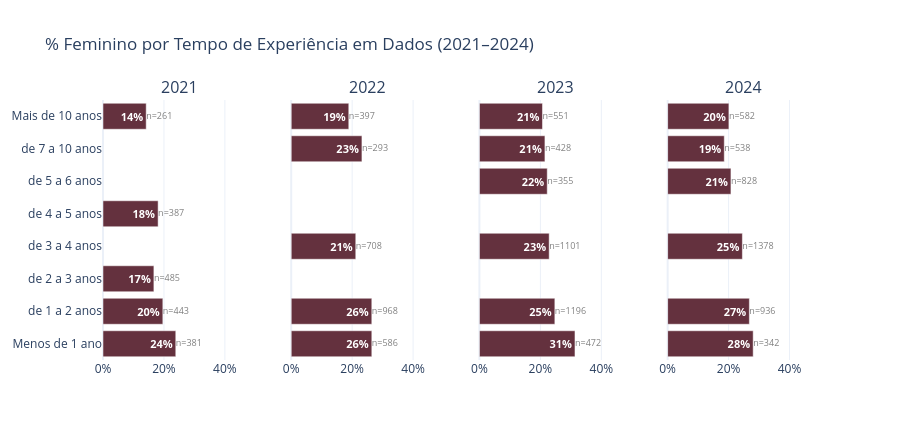

Notebook code cell kept with this figure:
### Markdown cell above
### 2.7 — Experiência na área de dados por gênero

### Code cell
TEMPO_ORDEM = [
    'Menos de 1 ano',
    'de 1 a 2 anos',
    'de 2 a 3 anos',
    'de 3 a 4 anos',
    'de 4 a 5 anos',
    'de 5 a 6 anos',
    'de 6 a 7 anos',
    'de 7 a 10 anos',
    'Mais de 10 anos',
]
 
tempo_valido = [t for t in TEMPO_ORDEM if t in df['tempo_area_dados'].dropna().unique()]
 
fig = subplots_pct_fem(
    df[df['tempo_area_dados'].isin(tempo_valido)],
    'tempo_area_dados',
    tempo_valido,
    '% Feminino por Tempo de Experiência em Dados (2021–2024)',
    height=440,
)
fig.show()

### Figure 1 — Plotly figure (JSON) as saved in the notebook; plotly's stock layout.template omitted (floating-point values rounded to 4 significant figures)
{"data": [{"customdata": [381, 443, 485, 0, 387, 0, 0, 261], "hovertemplate": "%{y}: %{x:.1f}% feminino (n=%{customdata})<extra></extra>", "marker": {"color": "#64313E"}, "orientation": "h", "showlegend": false, "text": ["<b>24%</b>", "<b>20%</b>", "<b>17%</b>", "", "<b>18%</b>", "", "", "<b>14%</b>"], "textfont": {"color": "white", "size": 11}, "textposition": "inside", "type": "bar", "x": [23.88, 19.64, 16.7, null, 18.09, null, null, 14.18], "xaxis": "x", "y": ["Menos de 1 ano", "de 1 a 2 anos", "de 2 a 3 anos", "de 3 a 4 anos", "de 4 a 5 anos", "de 5 a 6 anos", "de 7 a 10 anos", "Mais de 10 anos"], "yaxis": "y"}, {"mode": "text", "showlegend": false, "text": ["n=381", "n=443", "n=485", "n=0", "n=387", "n=0", "n=0", "n=261"], "textfont": {"color": "gray", "size": 9}, "textposition": "middle right", "type": "scatter", "x": [23.88, 19.64, 16.7, null, 18.09, null, null, 14.18], "xaxis": "x", "y": ["Menos de 1 ano", "de 1 a 2 anos", "de 2 a 3 anos", "de 3 a 4 anos", "de 4 a 5 anos", "de 5 a 6 anos", "de 7 a 10 anos", "Mais de 10 anos"], "yaxis": "y"}, {"customdata": [586, 968, 0, 708, 0, 0, 293, 397], "hovertemplate": "%{y}: %{x:.1f}% feminino (n=%{customdata})<extra></extra>", "marker": {"color": "#64313E"}, "orientation": "h", "showlegend": false, "text": ["<b>26%</b>", "<b>26%</b>", "", "<b>21%</b>", "", "", "<b>23%</b>", "<b>19%</b>"], "textfont": {"color": "white", "size": 11}, "textposition": "inside", "type": "bar", "x": [26.45, 26.45, null, 21.19, null, null, 23.21, 18.89], "xaxis": "x2", "y": ["Menos de 1 ano", "de 1 a 2 anos", "de 2 a 3 anos", "de 3 a 4 anos", "de 4 a 5 anos", "de 5 a 6 anos", "de 7 a 10 anos", "Mais de 10 anos"], "yaxis": "y2"}, {"mode": "text", "showlegend": false, "text": ["n=586", "n=968", "n=0", "n=708", "n=0", "n=0", "n=293", "n=397"], "textfont": {"color": "gray", "size": 9}, "textposition": "middle right", "type": "scatter", "x": [26.45, 26.45, null, 21.19, null, null, 23.21, 18.89], "xaxis": "x2", "y": ["Menos de 1 ano", "de 1 a 2 anos", "de 2 a 3 anos", "de 3 a 4 anos", "de 4 a 5 anos", "de 5 a 6 anos", "de 7 a 10 anos", "Mais de 10 anos"], "yaxis": "y2"}, {"customdata": [472, 1196, 0, 1101, 0, 355, 428, 551], "hovertemplate": "%{y}: %{x:.1f}% feminino (n=%{customdata})<extra></extra>", "marker": {"color": "#64313E"}, "orientation": "h", "showlegend": false, "text": ["<b>31%</b>", "<b>25%</b>", "", "<b>23%</b>", "", "<b>22%</b>", "<b>21%</b>", "<b>21%</b>"], "textfont": {"color": "white", "size": 11}, "textposition": "inside", "type": "bar", "x": [31.36, 24.75, null, 22.89, null, 22.25, 21.5, 20.69], "xaxis": "x3", "y": ["Menos de 1 ano", "de 1 a 2 anos", "de 2 a 3 anos", "de 3 a 4 anos", "de 4 a 5 anos", "de 5 a 6 anos", "de 7 a 10 anos", "Mais de 10 anos"], "yaxis": "y3"}, {"mode": "text", "showlegend": false, "text": ["n=472", "n=1196", "n=0", "n=1101", "n=0", "n=355", "n=428", "n=551"], "textfont": {"color": "gray", "size": 9}, "textposition": "middle right", "type": "scatter", "x": [31.36, 24.75, null, 22.89, null, 22.25, 21.5, 20.69], "xaxis": "x3", "y": ["Menos de 1 ano", "de 1 a 2 anos", "de 2 a 3 anos", "de 3 a 4 anos", "de 4 a 5 anos", "de 5 a 6 anos", "de 7 a 10 anos", "Mais de 10 anos"], "yaxis": "y3"}, {"customdata": [342, 936, 0, 1378, 0, 828, 538, 582], "hovertemplate": "%{y}: %{x:.1f}% feminino (n=%{customdata})<extra></extra>", "marker": {"color": "#64313E"}, "orientation": "h", "showlegend": false, "text": ["<b>28%</b>", "<b>27%</b>", "", "<b>25%</b>", "", "<b>21%</b>", "<b>19%</b>", "<b>20%</b>"], "textfont": {"color": "white", "size": 11}, "textposition": "inside", "type": "bar", "x": [28.07, 26.82, null, 24.53, null, 20.77, 18.59, 20.1], "xaxis": "x4", "y": ["Menos de 1 ano", "de 1 a 2 anos", "de 2 a 3 anos", "de 3 a 4 anos", "de 4 a 5 anos", "de 5 a 6 anos", "de 7 a 10 anos", "Mais de 10 anos"], "yaxis": "y4"}, {"mode": "text", "showlegend": false, "text": ["n=342", "n=936", "n=0", "n=1378", "n=0", "n=828", "n=538", "n=582"], "textfont": {"color": "gray", "size": 9}, "textposition": "middle right", "type": "scatter", "x": [28.07, 26.82, null, 24.53, null, 20.77, 18.59, 20.1], "xaxis": "x4", "y": ["Menos de 1 ano", "de 1 a 2 anos", "de 2 a 3 anos", "de 3 a 4 anos", "de 4 a 5 anos", "de 5 a 6 anos", "de 7 a 10 anos", "Mais de 10 anos"], "yaxis": "y4"}], "layout": {"annotations": [{"font": {"size": 16}, "showarrow": false, "text": "2021", "x": 0.1062, "xanchor": "center", "xref": "paper", "y": 1, "yanchor": "bottom", "yref": "paper"}, {"font": {"size": 16}, "showarrow": false, "text": "2022", "x": 0.3688, "xanchor": "center", "xref": "paper", "y": 1, "yanchor": "bottom", "yref": "paper"}, {"font": {"size": 16}, "showarrow": false, "text": "2023", "x": 0.6313, "xanchor": "center", "xref": "paper", "y": 1, "yanchor": "bottom", "yref": "paper"}, {"font": {"size": 16}, "showarrow": false, "text": "2024", "x": 0.8938, "xanchor": "center", "xref": "paper", "y": 1, "yanchor": "bottom", "yref": "paper"}], "height": 440, "legend": {"orientation": "h", "x": 1, "xanchor": "right", "y": 1.02}, "title": {"text": "% Feminino por Tempo de Experiência em Dados (2021–2024)"}, "xaxis": {"anchor": "y", "domain": [0, 0.2125], "range": [0, 50], "ticksuffix": "%"}, "xaxis2": {"anchor": "y2", "domain": [0.2625, 0.475], "range": [0, 50], "ticksuffix": "%"}, "xaxis3": {"anchor": "y3", "domain": [0.525, 0.7375], "range": [0, 50], "ticksuffix": "%"}, "xaxis4": {"anchor": "y4", "domain": [0.7875, 1], "range": [0, 50], "ticksuffix": "%"}, "yaxis": {"anchor": "x", "domain": [0, 1]}, "yaxis2": {"anchor": "x2", "domain": [0, 1], "matches": "y", "showticklabels": false}, "yaxis3": {"anchor": "x3", "domain": [0, 1], "matches": "y", "showticklabels": false}, "yaxis4": {"anchor": "x4", "domain": [0, 1], "matches": "y", "showticklabels": false}}}
